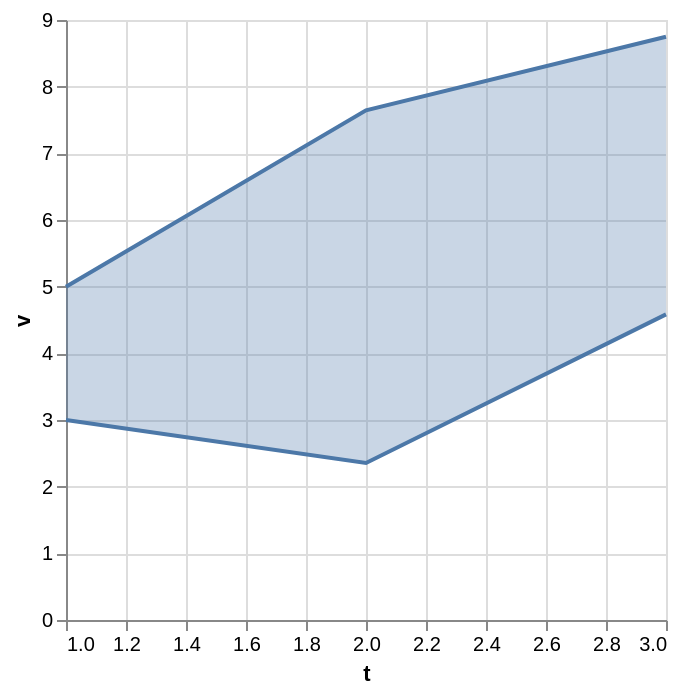

The Vega-Lite source for this figure:
### Vega-Lite specification from a JSON file in a GitHub repository (floating-point values rounded to 4 significant figures)
{"$schema": "https://vega.github.io/schema/vega-lite/v6.json", "description": "A band a standard deviation either side of the mean, with its edges drawn.", "data": {"values": [{"t": 1, "v": 3}, {"t": 1, "v": 5}, {"t": 1, "v": 4}, {"t": 2, "v": 6}, {"t": 2, "v": 2}, {"t": 2, "v": 7}, {"t": 3, "v": 5}, {"t": 3, "v": 9}, {"t": 3, "v": 6}]}, "mark": {"type": "errorband", "extent": "stdev", "borders": true}, "encoding": {"x": {"field": "t", "type": "quantitative"}, "y": {"field": "v", "type": "quantitative"}}}
